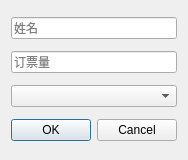
<?xml version="1.0" encoding="UTF-8"?>
<ui version="4.0">
 <class>book</class>
 <widget class="QDialog" name="book">
  <property name="geometry">
   <rect>
    <x>0</x>
    <y>0</y>
    <width>186</width>
    <height>160</height>
   </rect>
  </property>
  <property name="windowTitle">
   <string>Dialog</string>
  </property>
  <layout class="QGridLayout" name="gridLayout">
   <item row="0" column="0">
    <widget class="QLineEdit" name="name">
     <property name="placeholderText">
      <string>姓名</string>
     </property>
     <property name="clearButtonEnabled">
      <bool>true</bool>
     </property>
    </widget>
   </item>
   <item row="1" column="0">
    <widget class="QLineEdit" name="count">
     <property name="placeholderText">
      <string>订票量</string>
     </property>
     <property name="clearButtonEnabled">
      <bool>true</bool>
     </property>
    </widget>
   </item>
   <item row="3" column="0">
    <widget class="QDialogButtonBox" name="buttonBox">
     <property name="orientation">
      <enum>Qt::Orientation::Horizontal</enum>
     </property>
     <property name="standardButtons">
      <set>QDialogButtonBox::StandardButton::Cancel|QDialogButtonBox::StandardButton::Ok</set>
     </property>
    </widget>
   </item>
   <item row="2" column="0">
    <widget class="QComboBox" name="level"/>
   </item>
  </layout>
 </widget>
 <resources/>
 <connections>
  <connection>
   <sender>buttonBox</sender>
   <signal>accepted()</signal>
   <receiver>book</receiver>
   <slot>accept()</slot>
   <hints>
    <hint type="sourcelabel">
     <x>248</x>
     <y>254</y>
    </hint>
    <hint type="destinationlabel">
     <x>157</x>
     <y>274</y>
    </hint>
   </hints>
  </connection>
  <connection>
   <sender>buttonBox</sender>
   <signal>rejected()</signal>
   <receiver>book</receiver>
   <slot>reject()</slot>
   <hints>
    <hint type="sourcelabel">
     <x>316</x>
     <y>260</y>
    </hint>
    <hint type="destinationlabel">
     <x>286</x>
     <y>274</y>
    </hint>
   </hints>
  </connection>
 </connections>
</ui>
